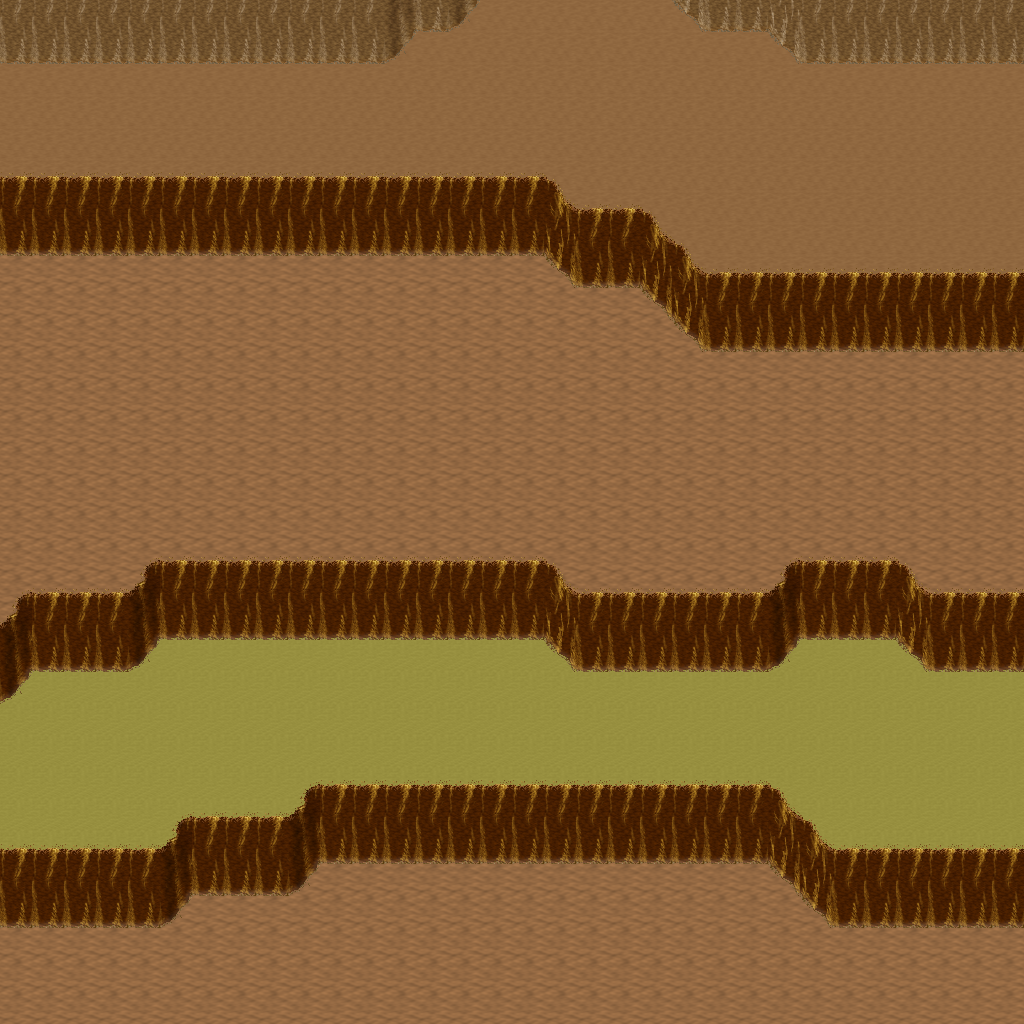

A level layout from a 2D game, rendered from its tile map. Below: a short description, then the map file with tile-grid data replaced by summaries:
An orthogonal 32x32 tile map with 32x32 px tiles, 5 tile layers (Ground, Objects, Objects2, Above, ...), 1 hidden layer not drawn, 14 tilesets.

<map version="1.10" tiledversion="1.11.0" orientation="orthogonal" renderorder="right-down" width="32" height="32" tilewidth="32" tileheight="32" infinite="0" nextlayerid="11" nextobjectid="1">
 <tileset firstgid="1" name="logic_collision" tilewidth="32" tileheight="32" tilecount="1" columns="1">
  <image source="../drawable/logic_collision.png" width="32" height="32" />
 </tileset>
 <tileset firstgid="2" name="ground_ground" tilewidth="32" tileheight="32" tilecount="33" columns="3">
  <image source="../drawable/ground_ground.png" width="96" height="352" />
 </tileset>
 <tileset firstgid="35" name="ground_ridge_earth_pale" tilewidth="32" tileheight="32" tilecount="96" columns="12">
  <image source="../drawable/ground_ridge_earth_pale.png" width="384" height="256" />
 </tileset>
 <tileset firstgid="131" name="ground_ridge_earth_dark" tilewidth="32" tileheight="32" tilecount="96" columns="12">
  <image source="../drawable/ground_ridge_earth_dark.png" width="384" height="256" />
 </tileset>
 <tileset firstgid="227" name="terrain_desert" tilewidth="32" tileheight="32" tilecount="88" columns="8">
  <image source="../drawable/terrain_desert.png" width="256" height="352" />
 </tileset>
 <tileset firstgid="315" name="plant_tree_tree_darkgreen" tilewidth="32" tileheight="32" tilecount="88" columns="8">
  <image source="../drawable/plant_tree_tree_darkgreen.png" width="256" height="352" />
 </tileset>
 <tileset firstgid="403" name="building_tan_building" tilewidth="32" tileheight="32" tilecount="24" columns="4">
  <image source="../drawable/building_tan_building.png" width="128" height="192" />
 </tileset>
 <tileset firstgid="427" name="plant_cactus_2" tilewidth="32" tileheight="32" tilecount="10" columns="5">
  <image source="../drawable/plant_cactus_2.png" width="160" height="64" />
 </tileset>
 <tileset firstgid="437" name="ground_sand_2" tilewidth="32" tileheight="32" tilecount="15" columns="5">
  <image source="../drawable/ground_sand_2.png" width="160" height="96" />
 </tileset>
 <tileset firstgid="452" name="object_stone_well" tilewidth="32" tileheight="32" tilecount="6" columns="2">
  <image source="../drawable/object_stone_well.png" width="64" height="96" />
 </tileset>
 <tileset firstgid="458" name="plant_tree_banana_tree" tilewidth="32" tileheight="32" tilecount="40" columns="4">
  <image source="../drawable/plant_tree_banana_tree.png" width="128" height="320" />
 </tileset>
 <tileset firstgid="498" name="ground_sand_edges" tilewidth="32" tileheight="32" tilecount="15" columns="5">
  <image source="../drawable/ground_sand_edges.png" width="160" height="96" />
 </tileset>
 <tileset firstgid="513" name="building_window_window_centered" tilewidth="32" tileheight="32" tilecount="1" columns="1">
  <image source="../drawable/building_window_window_centered.png" width="32" height="32" />
 </tileset>
 <tileset firstgid="514" name="building_door_closed" tilewidth="32" tileheight="32" tilecount="1" columns="1">
  <image source="../drawable/building_door_closed.png" width="32" height="32" />
 </tileset>
 <layer id="1" name="Ground" width="32" height="32">
  <data>[1024 cells, 1024 non-empty, 4 distinct tile ids]</data>
 </layer>
 <layer id="2" name="Objects" width="32" height="32">
  <data>[1024 cells, 347 non-empty, 17 distinct tile ids]</data>
 </layer>
 <layer id="3" name="Objects2" width="32" height="32">
  <data>[1024 cells, 0 non-empty, 0 distinct tile ids]</data>
 </layer>
 <layer id="4" name="Above" width="32" height="32">
  <data>[1024 cells, 0 non-empty, 0 distinct tile ids]</data>
 </layer>
 <layer id="5" name="Above2" width="32" height="32">
  <data>[1024 cells, 0 non-empty, 0 distinct tile ids]</data>
 </layer>
 <layer id="6" name="Walkable" width="32" height="32" visible="0">
  <data>[1024 cells, 235 non-empty, 1 distinct tile ids]</data>
 </layer>
 <objectgroup id="7" name="Mapevents" />
 <objectgroup id="8" name="Spawn" />
 <objectgroup id="9" name="Keys" />
 <objectgroup id="10" name="Replace" />
</map>
